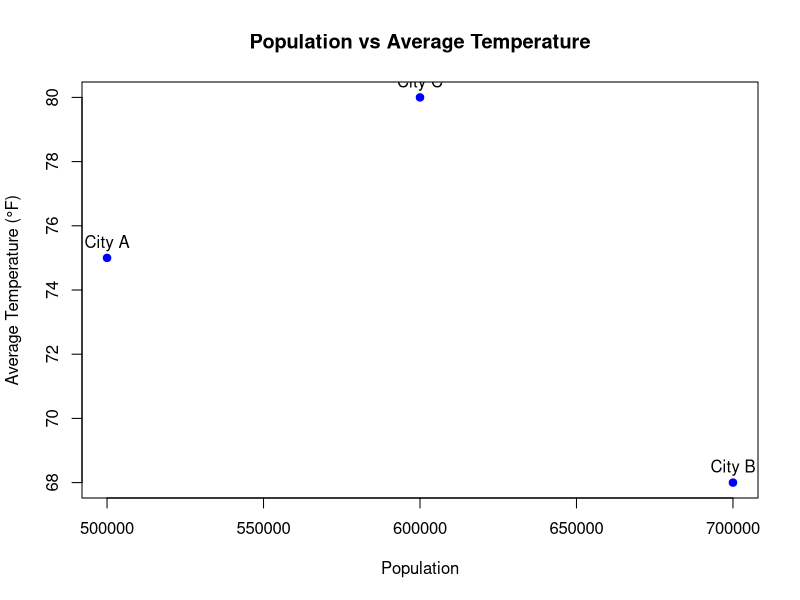

This figure's R source:
# Create dataset
population <- c(500000, 700000, 600000)
temperature <- c(75, 68, 80)

# Scatter Plot
plot(
  population,
  temperature,
  pch = 19,
  col = "blue",
  xlab = "Population",
  ylab = "Average Temperature (°F)",
  main = "Population vs Average Temperature"
)

# Add city labels
text(
  population,
  temperature,
  labels = c("City A", "City B", "City C"),
  pos = 3
)
